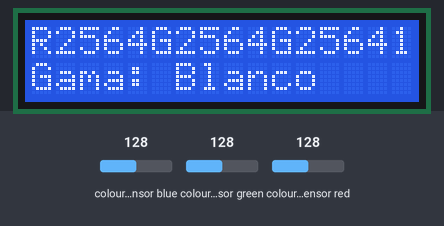
The sketch below on a simulated Arduino Mega 2560, built with avr-gcc and run on an emulated ATmega2560. Parts: 16×2 character LCD. Wiring (inferred from the names in the program): TCS3200 colour sensor: output A0; S2 pin 52; S3 pin 53; S0 pin 50; S1 pin 51. Inputs (shaded band) come from the test bench; at power-on: colour sensor blue 128, colour sensor red 128, colour sensor green 128. What the sketch prints to the serial monitor is not drawn.

Above: at 1.2 s.
1.3 s: colour sensor blue set to 5
At 3.7 s:
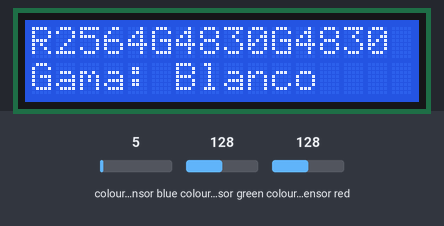
4.0 s: colour sensor red set to 5
At 5.5 s:
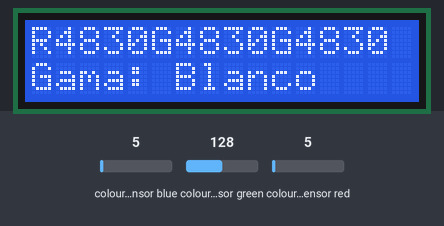
6.3 s: colour sensor green set to 5
At 8.0 s:
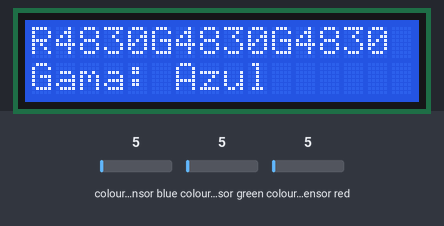
8.6 s: colour sensor red set to 64
At 10.7 s:
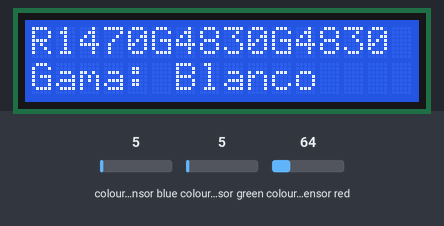
Timing chart, 0 to 11.8 s (numbered marks = the images above; inputs shaded):
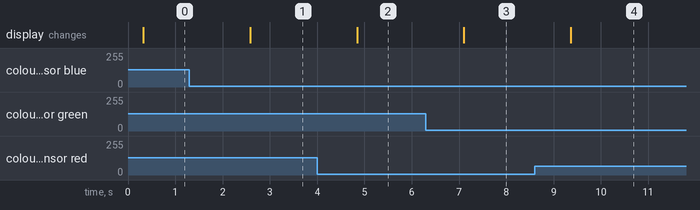

The sketch:

tcs3200.ino
```cpp
#include <LiquidCrystal.h>

//inicializamos la librería

LiquidCrystal lcd(43,42,44,45,46,47); //(Reset, enable, datos 4-7)

//Frequency control
const int s0 = 50;
const int s1 = 51;
//Filter control
const int s2 = 52;
const int s3 = 53;

const int out = A0;

//Declarations

enum Estado {
  lect_raw, procesado, error, serial};
Estado state = lect_raw;

float color[]= {
  0,0,0,0};//R,G,C,B
unsigned long duracion = 0;
enum tipoc {
  Rojo, Azul, Verde, Blanco, Negro, Amarillo, Naranja};
tipoc subtipo = Blanco;

void setup(){

  //LCD
  lcd.begin(16,2);
  //Pins setup
  pinMode(s0, OUTPUT);
  pinMode(s1, OUTPUT);
  pinMode(s2, OUTPUT);
  pinMode(s3, OUTPUT);
  pinMode(out, INPUT);
  //OUTPUT pins initialization
  digitalWrite(s0, LOW);// 2% frequency scaling: 10-12kHz Limited because of Arduino's clock
  digitalWrite(s1, HIGH);
  digitalWrite(s2, LOW);
  digitalWrite(s3, LOW);

  Serial.begin(9600);
  Serial.flush();

}

void loop(){

  switch(state){

  case lect_raw:

    for(int i = 0; i < 2; i++){

      digitalWrite(s2, i);//Red: 00, Blue: 01; Clear: 10; Green: 11
      for(int j = 0; j < 2; j++){
        digitalWrite(s3, j);
        delay(1);//in miliseconds
        duracion= pulseIn(out,digitalRead(out) == HIGH ? LOW : HIGH);
        color[2*i+j] = 1000000/duracion;
        Serial.print("Color ");
        Serial.print(2*i+j);
        Serial.print(": ");
        Serial.println(color[2*i+j]);
      }
    }
    if (color[0] == 0 || color[1] == 0 || color[2] == 0 || color[3] == 0){
      state = error;
    }
    else{
      state = procesado;
    }

    break;
  case procesado:
    if(color[2] < 1600){
      subtipo = Negro;
    }
    else if((color[2] >= 1600)&& (color[2] < 7183)){
      if(color[2] <= 4300){
        if((color[0]/color[2]) > 0.6){
          subtipo = Rojo;
        }
        else{
          subtipo = Verde;
        }
      }
      else if(color[2] <= 5609){

          if(color[0] >= 0.50){
            subtipo = Naranja;
          }
          else if(color[3] > 0.37){
            subtipo = Verde;
          }
          else{
            subtipo = Azul;
          }
      }
      else{
        subtipo = Azul;
      }

    }
    else{

      if(color[2] < 9800 ){
        subtipo = Amarillo;
      }
      else{
        subtipo = Blanco;
      }

    }
    state = serial;
    break;

  case serial:

    Serial.print("Frecuencia fotodiodo rojo en HZ:");
    Serial.println(color[0],DEC);
    Serial.print("Frecuencia fotodiodo blue en Hz:");
    Serial.println(color[1],DEC);
    Serial.print("Frecuencia fotodiodo clear en HZ:");
    Serial.println(color[2],DEC);
    Serial.print("Frecuencia fotodiodo green en Hz:");
    Serial.println(color[3], DEC);
    Serial.print("Pertenece a la gama de color: ");
    Serial.println(subtipo);
    //Imprimimos por la pantalla lcd
    lcd.clear();
    lcd.setCursor(0,0);
    lcd.print("R");
    lcd.setCursor(1,0);
    lcd.print(String(int(color[0])));
    lcd.setCursor(5,0);
    lcd.print("G");
    lcd.setCursor(6,0);
    lcd.print(String(int(color[1])));
    lcd.setCursor(10,0);
    lcd.print("G");
    lcd.setCursor(11,0);
    lcd.print(String(int(color[1])));
   /* lcd.setCursor(4,0);
    lcd.print("G:");
    lcd.setCursor(7,0);
    lcd.print(String(int((color[1]*100)/color[3])));
    lcd.setCursor(8,0);
    lcd.print("B:");
    lcd.setCursor(11,0);
    lcd.print(String(int((color[2]*100)/color[3])));*/
    /*Leyenda:
     * 0 Rojo
     * 1 Azul
     * 2 Verde
     * 3 Blanco
     * 4 Negro
     * 5 Amarillo
     * 6 Naranja
    */

    switch(subtipo){
      case Rojo:
        lcd.setCursor(0,1);
        lcd.print("Gama: Rojo");
        break;
      case Azul:
        lcd.setCursor(0,1);
        lcd.print("Gama: Azul");
        break;
       case Verde:
        lcd.setCursor(0,1);
        lcd.print("Gama: Verde");
        break;
       case Blanco:
        lcd.setCursor(0,1);
        lcd.print("Gama: Blanco");
        break;
       case Negro:
        lcd.setCursor(0,1);
        lcd.print("Gama: Negro");
        break;
       case Amarillo:
        lcd.setCursor(0,1);
        lcd.print("Gama: Amarillo");
        break;
       case Naranja:
        lcd.setCursor(0,1);
        lcd.print("Gama: Naranja");
        break;
        default:
         lcd.setCursor(0,1);
         lcd.print("Gama: Error");
         break;

    }
    Serial.println();
    delay(2000);
    state = lect_raw;
    break;
  case error:

    Serial.println("Se ha producido un error en la funcion pulseIn");
    state = lect_raw;
    break;
  }

}
```

Measured:
- after the input at 1.3 s, the display: changes after 1.3 s (image 1)
- after the input at 4.0 s, the display: changes after 0.85 s (image 2)
- after the input at 6.3 s, the display: changes after 0.81 s (image 3)
- after the input at 8.6 s, the display: changes after 0.77 s (image 4)
